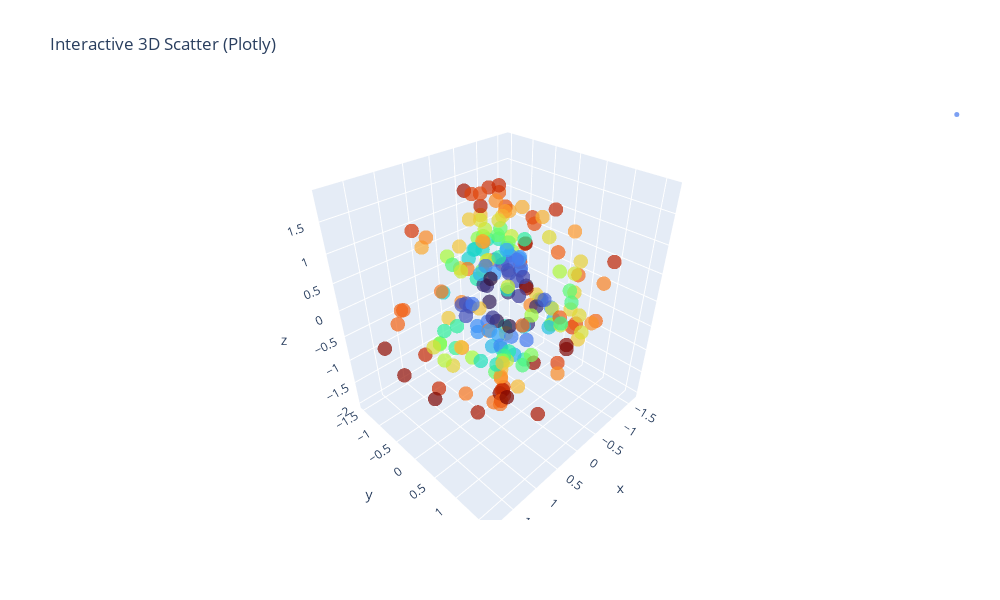

The code cell stored with this chart in its notebook:
### Markdown cell above
## 8. Plotly Interactive 3D Scatter

Use Plotly backend for interactive visualization.

### Code cell
# Generate clustered data
n_points = 200
theta = np.random.uniform(0, 2*np.pi, n_points)
phi = np.random.uniform(0, np.pi, n_points)
r = np.random.uniform(0.5, 2, n_points)

x_sphere = r * np.sin(phi) * np.cos(theta)
y_sphere = r * np.sin(phi) * np.sin(theta)
z_sphere = r * np.cos(phi)
colors_sphere = r  # Color by radius

config = PlotConfig(
    title="Interactive 3D Scatter (Plotly)",
    xlabel="X",
    ylabel="Y",
    zlabel="Z"
)

fig = plot_scatter_3d(
    x_sphere, y_sphere, z_sphere,
    colors=colors_sphere,
    cmap='turbo',
    sizes=5,
    alpha=0.7,
    config=config,
    backend='plotly'
)
fig.show()

### Figure 1 — Plotly figure (JSON) as saved in the notebook; plotly's stock layout.template omitted (floating-point values rounded to 4 significant figures; data arrays with more than 128 entries replaced by an {"elided": "..."} marker saying what was removed)
{"data": [{"marker": {"color": {"elided": "200 float values"}, "colorscale": [[0.0, "#30123b"], [0.07143, "#4145ab"], [0.1429, "#4675ed"], [0.2143, "#39a2fc"], [0.2857, "#1bcfd4"], [0.3571, "#24eca6"], [0.4286, "#61fc6c"], [0.5, "#a4fc3b"], [0.5714, "#d1e834"], [0.6429, "#f3c63a"], [0.7143, "#fe9b2d"], [0.7857, "#f36315"], [0.8571, "#d93806"], [0.9286, "#b11901"], [1.0, "#7a0402"]], "opacity": 0.7, "size": 5}, "mode": "markers", "name": "", "scene": "scene", "type": "scatter3d", "x": {"elided": "200 float values"}, "y": {"elided": "200 float values"}, "z": {"elided": "200 float values"}}], "layout": {"height": 600, "scene": {"domain": {"x": [0.0, 1.0], "y": [0.0, 1.0]}}, "showlegend": true, "title": {"text": "Interactive 3D Scatter (Plotly)"}, "width": 1000}}
